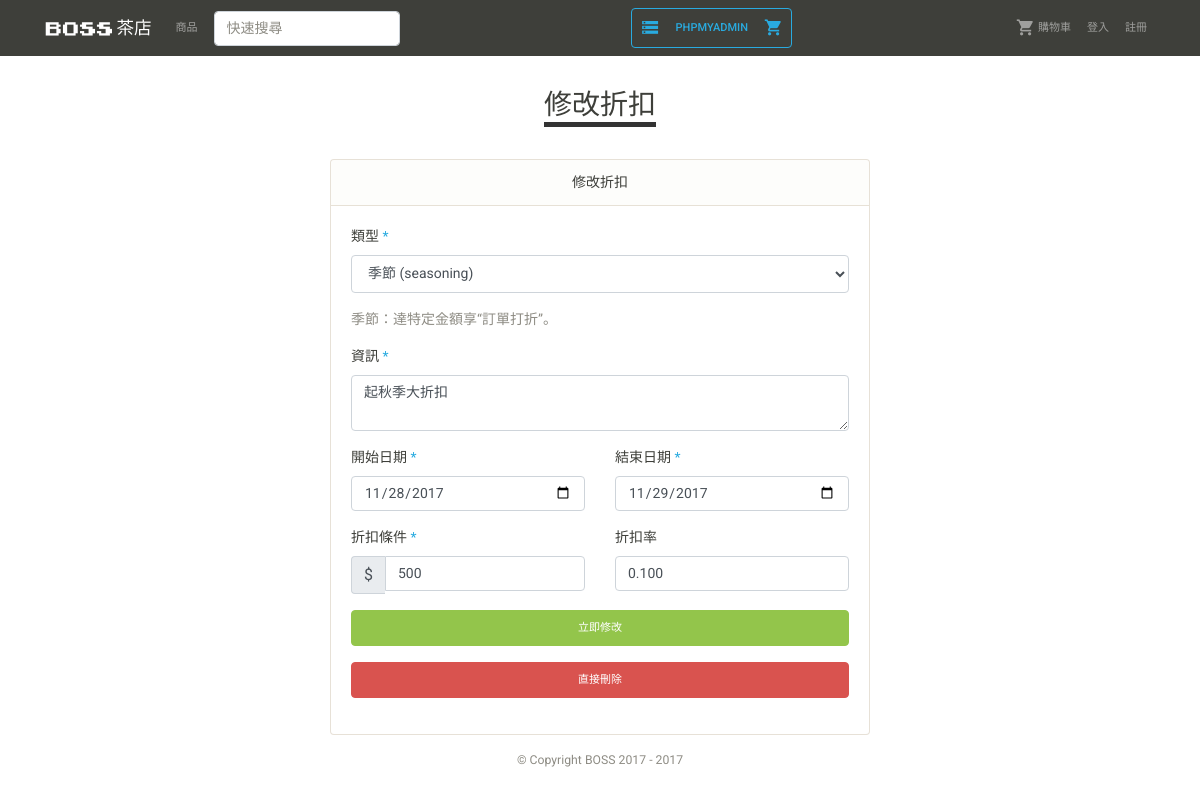
The page /discount_list_detail.php?ID=2 on the database its author committed.
### tables this page shows
CREATE TABLE DISCOUNT (
  ID INT(7) UNSIGNED AUTO_INCREMENT PRIMARY KEY,
  Type ENUM('shipping', 'seasoning', 'event'),
  PeriodFrom DATE NOT NULL,
  PeriodTo DATE NOT NULL,
  Requirement INT(7) UNSIGNED,
  Rate DOUBLE(3,3) NOT NULL,
  Info VARCHAR(100) NOT NULL,
  EventType ENUM('BOGO', 'discount')
);

### discount_list_detail.php (the view, shortened to what this page needs)
<?php include('connection.php'); ?>
<!DOCTYPE html>
<html>
<head>
  <?php include('style.php') ?>
</head>
<body>
  <?php include('nav.php') ?>
  <div class="container my-3">
    <div class="row">
      <div class="col-12 text-center">
        <h2 class="d-inline-block my-3" style="border-bottom:5px #333 solid;">修改折扣</h2>
      </div>
      <?php
        $sql = 'SELECT * FROM DISCOUNT
                WHERE ID =' . $_GET['ID'];
        $result = $conn->query($sql);
        $row = mysqli_fetch_array($result);
        $Type=$row['Type'];
        $PeriodFrom=$row['PeriodFrom'];
        $PeriodTo=$row['PeriodTo'];
        $Requirement=$row['Requirement'];
        $Rate=$row['Rate'];
        $Info=$row['Info'];
       ?>
      <div class="col-6 offset-3 mt-3">
        <div class="card">
          <div class="card-header text-center">修改折扣</div>
          <div class="card-body">
            <form class="row" action="discount_list_detail_edit.php" method="post" enctype="multipart/form-data" >
              <div class="col-12 form-group">
                <label for="">類型 <span class="text-info">*</span></label>
                <select class="form-control" value = "<?php echo $Type ;?>" name="Type" required>
                  <?php
                    $discountList= array('shipping','seasoning','event');
                    $discountTextList= array('運費 (shipping)','季節 (seasoning)','活動 (event)');
                    foreach ($discountList as $key => $ppap) {
                      $isThisSelected = ($Type==$ppap)?'selected ':'';
                      echo '<option value="'.$ppap.'" '. $isThisSelected .' >'.$discountTextList[$key].'</option>';
                    }
                  ?>
                </select>
              </div>
              <div class="col-12">
                <p class="text-muted" id="TypeDescribe">折扣說明</p>
              </div>
              <div class="col-12 form-group">
                <label for="">資訊 <span class="text-info">*</span></label>
                <textarea type="text" name="Info" maxlength="100" class="form-control" rows="2" required><?php echo $Info;?></textarea>
              </div>
              <div class="col-12 col-lg-6 form-group">
                <label for="">開始日期 <span class="text-info">*</span></label>
                <input type="date" value="<?php echo $PeriodFrom; ?>" name="PeriodFrom" class="form-control" placeholder="年/月/日">
              </div>
              <div class="col-12 col-lg-6 form-group">
                <label for="">結束日期 <span class="text-info">*</span></label>
                <input type="date" value="<?php echo $PeriodTo;?>" name="PeriodTo" class="form-control" placeholder="年/月/日">
              </div>
              <div class="col-12 col-lg-6 form-group">
                <label for="">折扣條件 <span class="text-info">*</span></label>
                <div class="input-group">
                  <span class="input-group-addon">$</span>
                  <input type="number" value="<?php echo $Requirement ;?>" name="Requirement" min="1" class="form-control" >
                </div>
              </div>
              <div class="col-12 col-lg-6 form-group">
                <label for="">折扣率</label>
                <input type="number" value="<?php echo $Rate ;?>" name="Rate" step="0.01" min="0.01" max="0.99" class="form-control" >
              </div>
              <div class="col-12 form-group">
                <button class="btn btn-success btn-block" type="submit" >立即修改</button>
              </div>
              <div class="col-12 form-group">
                <a class="btn btn-danger btn-block" href="discount_list_detail_delete.php?ID=<?php echo $_GET['ID'] ?>" >直接刪除</a>
              </div>
            </form>
          </div>
        </div>
      </div>
    </div>
  </div>
  <?php include('footer.php') ?>
</body>
</html>

### rows shown on the page
discount: Type "季節 (seasoning)", Info "起秋季大折扣", PeriodFrom "11/28/2017", PeriodTo "11/29/2017", Requirement "500", Rate "0.100"
